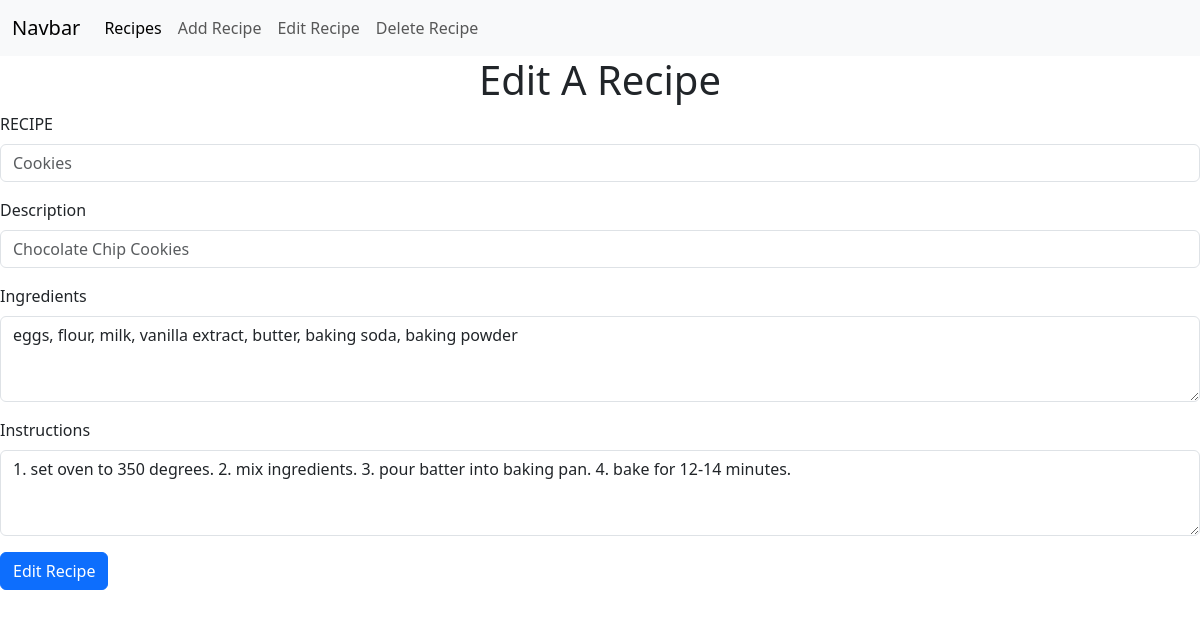
Page /edit-recipe/1 on the earlier database version.
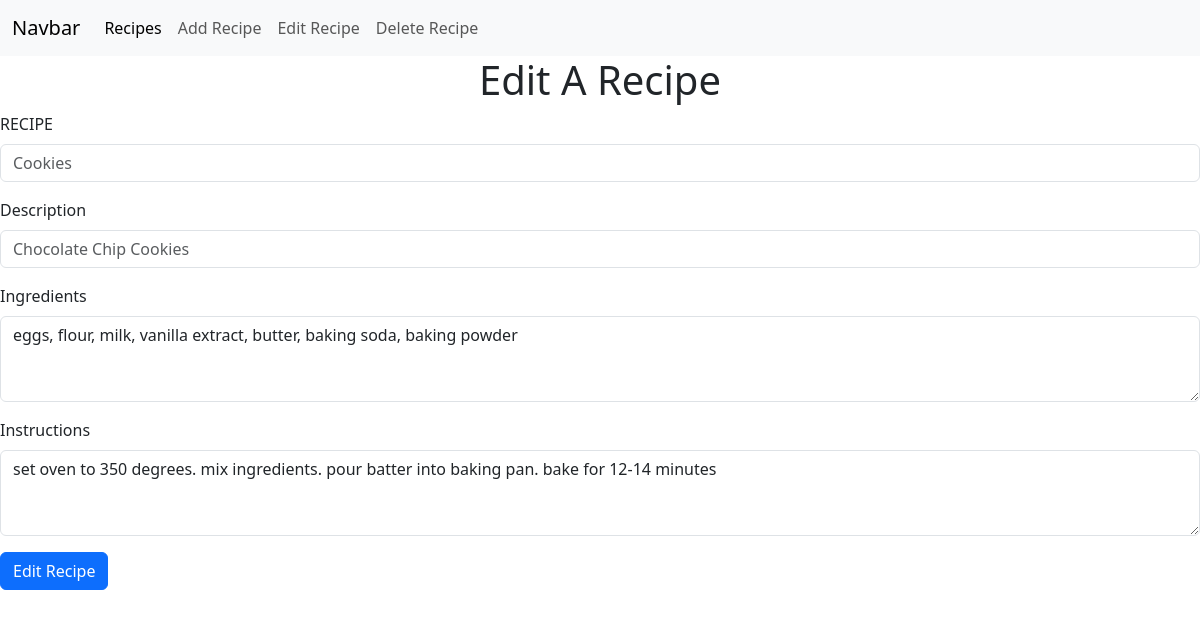
Same page on the later database version.
### app/models.py (models this page shows)
class Recipe(db.Model):
	id = db.Column(db.Integer, primary_key=True)
	title = db.Column(db.String(80))
	description = db.Column(db.Text)
	ingredients = db.Column(db.Text)
	instructions = db.Column(db.Text)
	created = db.Column(db.DateTime)

### app/routes.py (the view, shortened to what this page needs)
@myapp_obj.route("/edit-recipe/<id>", methods=["GET", "POST"])
def edit_recipe(id):
	form = RecipeForm()
	recipe = Recipe.query.filter(Recipe.id==id).first()
	form.title.data = recipe.title
	form.description.data = recipe.description
	form.ingredients.data = recipe.ingredients
	form.instructions.data = recipe.instructions
	return render_template("edit-recipe.html", form=form)

### app/forms.py
class RecipeForm(FlaskForm):
	title = StringField('RECIPE', validators=[validators.DataRequired()])
	description = TextAreaField('Description', validators=[validators.DataRequired()])
	ingredients = TextAreaField('Ingredients', validators=[validators.DataRequired()])
	instructions = TextAreaField('Instructions', validators=[validators.DataRequired()])
	submit = SubmitField("Submit Recipe")

### app/templates/edit-recipe.html (shortened to what this page needs)
{% extends 'base.html' %}
{% block header %}
<h1 class="text-center">Edit A Recipe</h1>
{% endblock %}
{% block content %}
<form method="POST" action="/">
<div class="mb-3">
  <label for="exampleFormControlInput1" class="form-label">{{form.title.label}}</label>
  <input type="text" class="form-control" id="exampleFormControlInput1" name="title" placeholder="{{form.title.data}}">
</div>
<div class="mb-3">
  <label for="exampleFormControlInput1" class="form-label">{{form.description.label}}</label>
  <input type="text" class="form-control" id="exampleFormControlInput1" name="description" placeholder="{{form.description.data}}">
</div>
<div class="mb-3">
  <label for="exampleFormControlInput1" class="form-label">{{form.ingredients.label}}</label>
  <textarea class="form-control" id="exampleFormControlTextarea1" rows="3" name="ingredients">{{form.ingredients.data}}</textarea>
</div>
<div class="mb-3">
  <label for="exampleFormControlInput1" class="form-label">{{form.instructions.label}}</label>
  <textarea class="form-control" id="exampleFormControlTextarea1" rows="3" name="instructions">{{form.instructions.data}}</textarea>
</div>
<button class="btn btn-primary" type="submit">Edit Recipe</button>
</form>
{% endblock %}

### app/templates/base.html (shortened to what this page needs)
<!DOCTYPE html>
<link href="https://cdn.jsdelivr.net/npm/bootstrap@5.3.6/dist/css/bootstrap.min.css" rel="stylesheet">
<nav class="navbar navbar-expand-lg bg-body-tertiary">
  <div class="container-fluid">
    <a class="navbar-brand" href="#">Navbar</a>
    <div class="collapse navbar-collapse" id="navbarNav">
      <ul class="navbar-nav">
        <li class="nav-item">
          <a class="nav-link active" aria-current="page" href="/recipes">Recipes</a>
        </li>
        <li class="nav-item">
          <a class="nav-link" href="/add-recipe">Add Recipe</a>
        </li>
        <li class="nav-item">
          <a class="nav-link" href="/edit-recipe">Edit Recipe</a>
        </li>
        <li class="nav-item">
          <a class="nav-link" href="/delete-recipe">Delete Recipe</a>
        </li>
      </ul>
    </div>
  </div>
</nav>
<section class="content">
	<header>
		{% block header %}{% endblock %}
	</header>
		{% block content %}{% endblock %}
</section>

Differences in the rows shown:
changed Recipe "Cookies": instructions "1. set oven to 350 degrees. 2. mix ingredients. 3. pour batter into baking pan. 4. bake for 12-14 minutes." → "set oven to 350 degrees. mix ingredients. pour batter into baking pan. bake for 12-14 minutes"
